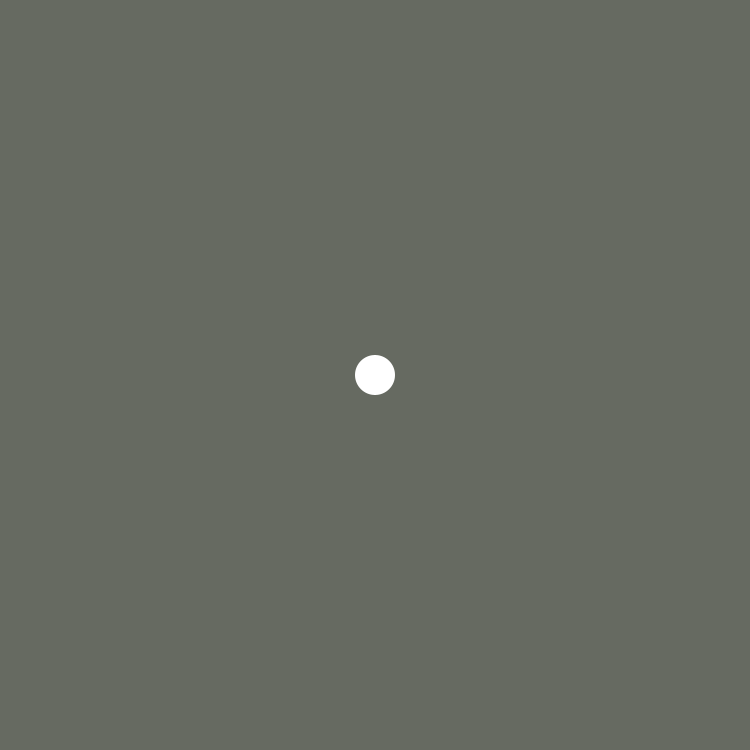
Frame 1 (no input)
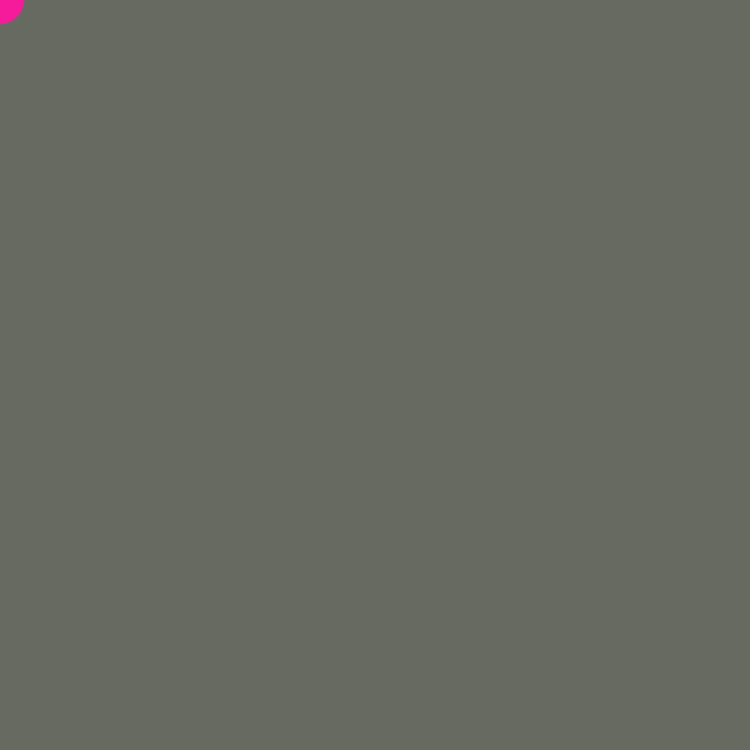
Frame 60 (the mouse pressed at the canvas centre just before this capture)
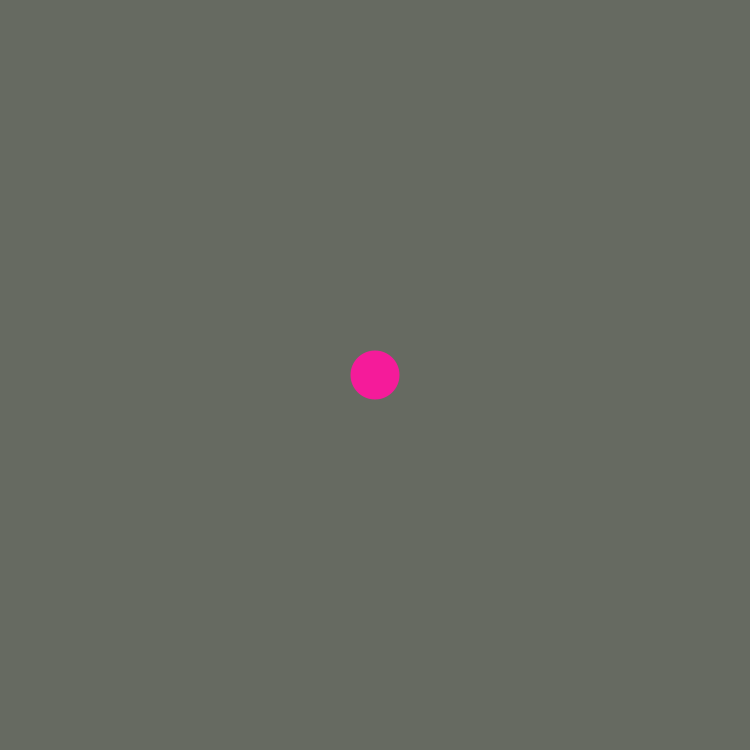
Frame 120 (the mouse held since frame 60 and released just before this capture)

The Processing sketch that drew these frames (run headless with seeded random() and noise(); from frame 60 on, the mouse is pressed at the canvas centre):

// Processing sketch: SnakeTrail
// ── SnakeTrail.pde
Snake s;

void setup()
{
  size(750,750);
  s = new Snake(width/2, height/2 , 40);
}

void draw()
{
  background(#666A61);
  s.display();
  s.move();
}

// ── Snake.pde
class Snake
{
  int x;
  int y;
  int r;
  //create an arraylist that contains a vector
  ArrayList<PVector> history;
  
  Snake(int _x, int _y, int _r)
  {
    x = _x;
    y = _y;
    r = _r;
    //asign a new arraylist with vector
    history = new ArrayList<PVector>();
  }

  void display()
  {
    noStroke();
    ellipse(x,y,r,r);
    //create a trail of ellipses, wtih as many ellipses as the size of the arraylist
    //where they get smaller and smaller the longer they have existed
    for(int i = 0; i < history.size(); i++)
    {
      PVector pos = history.get(i);
      fill(#F51B9A, i*5);
      ellipse(pos.x,pos.y,i,i);
    }

    
  }

  void move()
  {
    //get the snake to follow the mouse
    x = mouseX;
    y = mouseY;
    //create a vector from our x and y position
    PVector v = new PVector(x, y);
    //add that vector to our arraylist of vectors
    history.add(v);
    //if our arraylist has more elements than 50, remove that last element to be asigned
    if(history.size() > 50)
    {
      history.remove(0);
    }
  }
}
